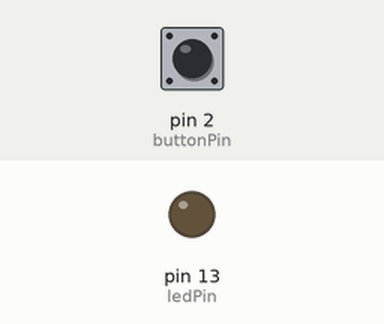
This sketch was run on a simulated Arduino Uno, built with avr-gcc and run on an emulated ATmega328P. Parts: output pins drawn as LEDs (lit = HIGH). The inputs (shaded band) are chosen by the test bench; at power-on: pin 2 (buttonPin) HIGH.

Above: at 1.2 s.
1.3 s: pin 2 (buttonPin) pulled LOW for 0.15 s
At 1.37 s:
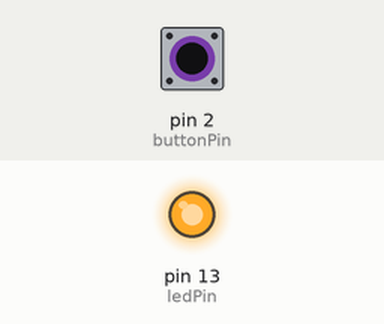
2.9 s: pin 2 (buttonPin) pulled LOW for 3.2 s
At 7.4 s:
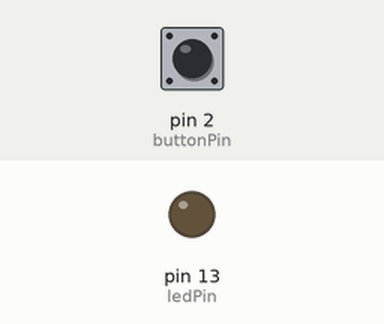
Timing chart, 0 to 8.9 s (numbered marks = the images above; inputs shaded):
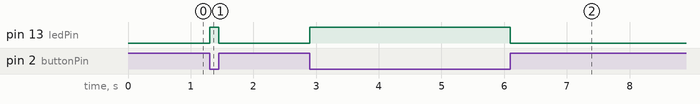

Measured:
- after the input at 1.3 s, pin 13 (ledPin): LOW → HIGH at once, → LOW 0.15 s later
- after the input at 2.9 s, pin 13 (ledPin): LOW → HIGH at once, → LOW 3.2 s later

The sketch:

ButtonTest.ino
```cpp
/*
  Button Test - Button on pin 2 controls LED on pin 13

  This sketch demonstrates digitalRead and digitalWrite functionality.
  When the button is pressed, the LED should turn on.
  When the button is released, the LED should turn off.
*/

const int buttonPin = 2;     // Pin connected to pushbutton
const int ledPin = 13;       // Pin connected to LED

void setup() {
  // Initialize the LED pin as an output
  pinMode(ledPin, OUTPUT);
  // Initialize the pushbutton pin as an input with pull-up
  pinMode(buttonPin, INPUT_PULLUP);
}

void loop() {
  // Read the state of the pushbutton value
  int buttonState = digitalRead(buttonPin);

  // Check if the pushbutton is pressed (LOW due to INPUT_PULLUP)
  if (buttonState == LOW) {
    // Turn LED on
    digitalWrite(ledPin, HIGH);
  } else {
    // Turn LED off
    digitalWrite(ledPin, LOW);
  }
}
```
